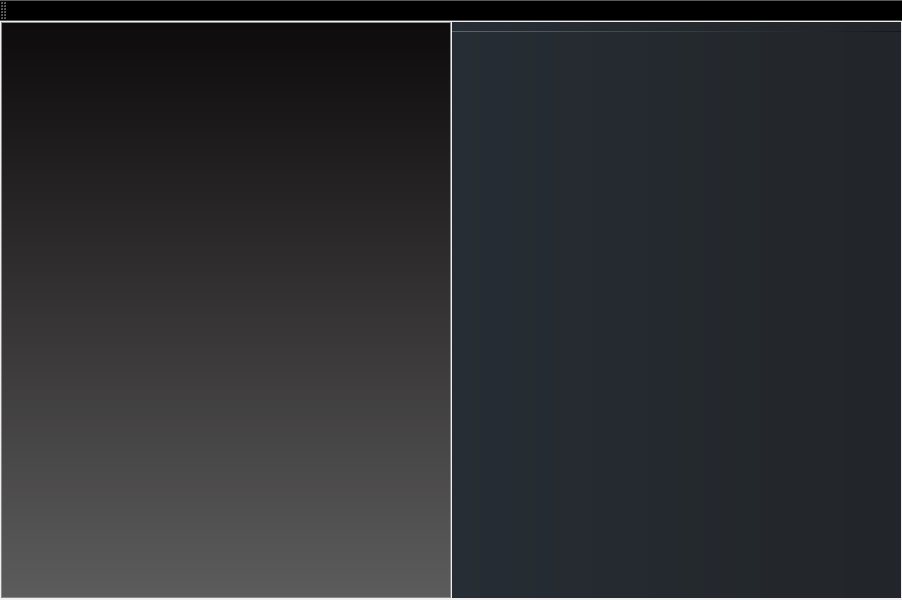
<?xml version="1.0" encoding="UTF-8"?>
<ui version="4.0">
 <class>uPyCraft</class>
 <widget class="QMainWindow" name="uPyCraft">
  <property name="geometry">
   <rect>
    <x>0</x>
    <y>0</y>
    <width>902</width>
    <height>600</height>
   </rect>
  </property>
  <property name="windowTitle">
   <string>uPyCraft</string>
  </property>
  <property name="windowIcon">
   <iconset>
    <normaloff>images/logo.ico</normaloff>images/logo.ico</iconset>
  </property>
  <property name="iconSize">
   <size>
    <width>32</width>
    <height>32</height>
   </size>
  </property>
  <widget class="QWidget" name="centralwidget">
   <layout class="QHBoxLayout" name="horizontalLayout">
    <property name="leftMargin">
     <number>1</number>
    </property>
    <property name="topMargin">
     <number>1</number>
    </property>
    <property name="rightMargin">
     <number>1</number>
    </property>
    <property name="bottomMargin">
     <number>2</number>
    </property>
    <item>
     <widget class="QSplitter" name="hSplitter">
      <property name="styleSheet">
       <string notr="true">background-color: rgb(236, 236, 236);
QSplitter::handle { 
	background-color: rgb(236, 236, 236);
}</string>
      </property>
      <property name="orientation">
       <enum>Qt::Horizontal</enum>
      </property>
      <property name="handleWidth">
       <number>1</number>
      </property>
      <widget class="TreeView" name="tree">
       <property name="acceptDrops">
        <bool>true</bool>
       </property>
       <property name="styleSheet">
        <string notr="true">QTreeView {
    background-color: qlineargradient(y1: 0, y2: 1,stop: 0 #0D0B0B, stop: 1 #5D5C5C);
    border-width: 1px;
    border-color: #888888;
    border-style: solid;
    color: white;
}

QTreeView::branch:closed:has-children {
    border-image: none;
    image: url('images/treeBranchOpen.png');
}

QTreeView::branch:open:has-children {
    border-image: none;
    image: url('images/treeBranchClose.png');
}</string>
       </property>
       <property name="editTriggers">
        <set>QAbstractItemView::NoEditTriggers</set>
       </property>
       <property name="dragDropMode">
        <enum>QAbstractItemView::DragDrop</enum>
       </property>
       <attribute name="headerVisible">
        <bool>false</bool>
       </attribute>
      </widget>
      <widget class="QSplitter" name="vSplitter">
       <property name="styleSheet">
        <string notr="true">QSplitter {
	background-color: qlineargradient(x1: 0, x2: 1,stop: 0 #646464, stop: 1 #171717);
}
QTabBar::tab {
	border-top-left-radius: 3px; 
	border-top-right-radius: 5px;
	min-width: 120px;
	min-height: 25px; 
	border: 0px solid rgb(255,0,0); 
	border-bottom: none;  
	margin-top: 3; 
	color: rgb(255,255,255);
}
QTabWidget::pane {
	border-width: 0px;
	border-color: rgb(161,161,161);    
	border-style: inset;
	background-color: rgb(64, 64, 64);
}
QTabBar::tab::selected {
	background-color: rgb(38,45,52);
	border-bottom: 2px solid rgb(254,152,77);
}
QTabBar::tab::!selected {
	background-color:rgb(64,64,64);
}
QTabBar::close-button {
	subcontrol-position: right;
	image: url(images/tabClose.png)  
}
QTabBar::close-button:hover {
	subcontrol-position: right;
	image: url(images/tabCloseHover.png)  
}
</string>
       </property>
       <property name="orientation">
        <enum>Qt::Vertical</enum>
       </property>
       <property name="opaqueResize">
        <bool>false</bool>
       </property>
       <property name="handleWidth">
        <number>1</number>
       </property>
       <widget class="TabWidget" name="tabWidget">
        <property name="acceptDrops">
         <bool>true</bool>
        </property>
        <property name="styleSheet">
         <string notr="true">QWidget {
    background-color: qlineargradient(x1: 0, x2: 1, stop: 0 #262D34, stop: 1 #222529);
    border-width: 0px;
    border-color: #666666;
    border-style: none;
    color: white;
}
QScrollBar:vertical {
    background-color: rgb(94,98,102);
    border: 0px;
    width:  15px;
    margin: 0px 0px 0px 0px;
}
QScrollBar::add-page:vertical {
    background-color: rgb(61,62,64);
    width:  15px;
    margin: 0px 0px 0px 0px;
}
QScrollBar::sub-page:vertical {
    background-color: rgb(61,62,64);
    width:  15px;
    margin: 0px 0px 0px 0px;
}</string>
        </property>
        <property name="tabShape">
         <enum>QTabWidget::Triangular</enum>
        </property>
        <property name="currentIndex">
         <number>-1</number>
        </property>
        <property name="elideMode">
         <enum>Qt::ElideRight</enum>
        </property>
        <property name="tabsClosable">
         <bool>true</bool>
        </property>
        <property name="movable">
         <bool>true</bool>
        </property>
       </widget>
       <widget class="Terminal" name="terminal">
        <property name="acceptDrops">
         <bool>false</bool>
        </property>
        <property name="styleSheet">
         <string notr="true">QTextEdit {
    background-color: qlineargradient(x1: 0, x2: 1, stop: 0 #262D34, stop: 1 #222529);
    border-style: none;
    color: white;
}
QScrollBar:vertical {
    background-color: rgb(94,98,102);
    border: 0px;
    width: 15px;
    margin: 0px 0px 0px 0px;
}
QScrollBar::add-page:vertical {
    background-color: rgb(61,62,64);
    width: 15px;
    margin: 0px 0px 0px 0px;
}
QScrollBar::sub-page:vertical {
    background-color: rgb(61,62,64);
    width: 15px;
    margin: 0px 0px 0px 0px;
}</string>
        </property>
        <property name="textInteractionFlags">
         <set>Qt::TextSelectableByMouse</set>
        </property>
       </widget>
      </widget>
     </widget>
    </item>
   </layout>
  </widget>
  <widget class="QToolBar" name="toolBar">
   <property name="windowTitle">
    <string>toolBar</string>
   </property>
   <property name="styleSheet">
    <string notr="true">QToolBar {
	background-color: qlineargradient( y1: 0,  y2: 1,stop: 0 #FF4E50, stop: 1 #FFBE2B);
	spacing: 8px;
}</string>
   </property>
   <attribute name="toolBarArea">
    <enum>TopToolBarArea</enum>
   </attribute>
   <attribute name="toolBarBreak">
    <bool>false</bool>
   </attribute>
   <addaction name="actionNew"/>
   <addaction name="actionSave"/>
   <addaction name="actionUndo"/>
   <addaction name="actionRedo"/>
   <addaction name="actionConnect"/>
   <addaction name="actionDisconnect"/>
   <addaction name="actionRefresh"/>
   <addaction name="actionDownload"/>
   <addaction name="actionDownloadAndRun"/>
   <addaction name="actionStopExcute"/>
   <addaction name="actionClearTerminal"/>
  </widget>
  <action name="actionNew">
   <property name="icon">
    <iconset>
     <normalon>images/newfile.png</normalon>
    </iconset>
   </property>
   <property name="text">
    <string>New</string>
   </property>
   <property name="shortcut">
    <string>Ctrl+N</string>
   </property>
  </action>
  <action name="actionOpen">
   <property name="icon">
    <iconset>
     <normalon>images/fileopen.png</normalon>
    </iconset>
   </property>
   <property name="text">
    <string>Open</string>
   </property>
   <property name="shortcut">
    <string>Ctrl+O</string>
   </property>
  </action>
  <action name="actionSave">
   <property name="icon">
    <iconset>
     <normalon>images/save.png</normalon>
    </iconset>
   </property>
   <property name="text">
    <string>Save</string>
   </property>
   <property name="shortcut">
    <string>Ctrl+S</string>
   </property>
  </action>
  <action name="actionSaveAs">
   <property name="icon">
    <iconset>
     <normaloff>images/saveas.png</normaloff>images/saveas.png</iconset>
   </property>
   <property name="text">
    <string>SaveAs</string>
   </property>
  </action>
  <action name="actionExit">
   <property name="icon">
    <iconset>
     <normaloff>images/exit.png</normaloff>images/exit.png</iconset>
   </property>
   <property name="text">
    <string>Exit</string>
   </property>
   <property name="shortcut">
    <string>Ctrl+Q</string>
   </property>
  </action>
  <action name="actionCut">
   <property name="icon">
    <iconset>
     <normaloff>images/cut.png</normaloff>images/cut.png</iconset>
   </property>
   <property name="text">
    <string>Cut</string>
   </property>
   <property name="shortcut">
    <string>Ctrl+X</string>
   </property>
  </action>
  <action name="actionCopy">
   <property name="icon">
    <iconset>
     <normaloff>images/copy.png</normaloff>images/copy.png</iconset>
   </property>
   <property name="text">
    <string>Copy</string>
   </property>
   <property name="shortcut">
    <string>Ctrl+C</string>
   </property>
  </action>
  <action name="actionPaste">
   <property name="icon">
    <iconset>
     <normaloff>images/paste.png</normaloff>images/paste.png</iconset>
   </property>
   <property name="text">
    <string>Paste</string>
   </property>
   <property name="shortcut">
    <string>Ctrl+P</string>
   </property>
  </action>
  <action name="actionUndo">
   <property name="icon">
    <iconset>
     <normalon>images/undo.png</normalon>
    </iconset>
   </property>
   <property name="text">
    <string>Undo</string>
   </property>
   <property name="shortcut">
    <string>Ctrl+Z</string>
   </property>
  </action>
  <action name="actionRedo">
   <property name="icon">
    <iconset>
     <normalon>images/redo.png</normalon>
    </iconset>
   </property>
   <property name="text">
    <string>Redo</string>
   </property>
   <property name="toolTip">
    <string>Redo</string>
   </property>
   <property name="shortcut">
    <string>Ctrl+Y</string>
   </property>
  </action>
  <action name="actionConnect">
   <property name="icon">
    <iconset>
     <normalon>images/serialConnect.png</normalon>
    </iconset>
   </property>
   <property name="text">
    <string>Connect</string>
   </property>
   <property name="toolTip">
    <string>Connect</string>
   </property>
  </action>
  <action name="actionDisconnect">
   <property name="icon">
    <iconset>
     <normalon>images/serialClose.png</normalon>
    </iconset>
   </property>
   <property name="text">
    <string>Disconnect</string>
   </property>
   <property name="visible">
    <bool>false</bool>
   </property>
  </action>
  <action name="actionRefresh">
   <property name="icon">
    <iconset>
     <normaloff>images/refresh.png</normaloff>images/refresh.png</iconset>
   </property>
   <property name="text">
    <string>Refresh Directory</string>
   </property>
   <property name="toolTip">
    <string>Refresh Directory</string>
   </property>
  </action>
  <action name="actionDownload">
   <property name="icon">
    <iconset>
     <normaloff>images/download.png</normaloff>images/download.png</iconset>
   </property>
   <property name="text">
    <string>Download</string>
   </property>
  </action>
  <action name="actionDownloadAndRun">
   <property name="icon">
    <iconset>
     <normalon>images/downloadandrun.png</normalon>
    </iconset>
   </property>
   <property name="text">
    <string>DownloadAndRun</string>
   </property>
   <property name="shortcut">
    <string>F5</string>
   </property>
  </action>
  <action name="actionStopExcute">
   <property name="icon">
    <iconset>
     <normalon>images/stop.png</normalon>
    </iconset>
   </property>
   <property name="text">
    <string>StopExcute</string>
   </property>
  </action>
  <action name="actionClearTerminal">
   <property name="icon">
    <iconset>
     <normalon>images/clear.png</normalon>
    </iconset>
   </property>
   <property name="text">
    <string>ClearTerminal</string>
   </property>
  </action>
  <action name="actionPreference">
   <property name="text">
    <string>Preference</string>
   </property>
   <property name="toolTip">
    <string>Preference</string>
   </property>
  </action>
  <action name="actionTutorial">
   <property name="text">
    <string>Tutorial</string>
   </property>
  </action>
 </widget>
 <customwidgets>
  <customwidget>
   <class>Terminal</class>
   <extends>QTextEdit</extends>
   <header>widgets</header>
  </customwidget>
  <customwidget>
   <class>TreeView</class>
   <extends>QTreeView</extends>
   <header>widgets</header>
  </customwidget>
  <customwidget>
   <class>TabWidget</class>
   <extends>QTabWidget</extends>
   <header>widgets</header>
   <container>1</container>
  </customwidget>
 </customwidgets>
 <resources/>
 <connections/>
</ui>
